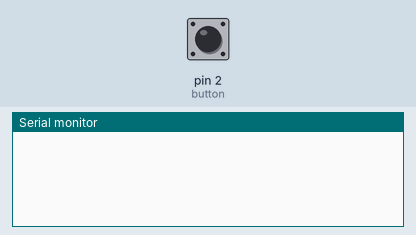
The sketch below on a simulated Arduino Uno, built with avr-gcc and run on an emulated ATmega328P. Shown: the last lines printed to the serial monitor. The test bench sets the inputs (shaded band); at power-on: pin 2 (button) HIGH.

Above: at 1.2 s.
1.3 s: pin 2 (button) pulled LOW for 0.15 s
At 2.5 s:
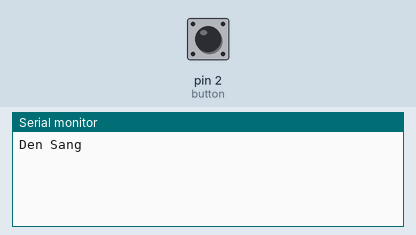
2.9 s: pin 2 (button) pulled LOW for 1 s
At 3.8 s:
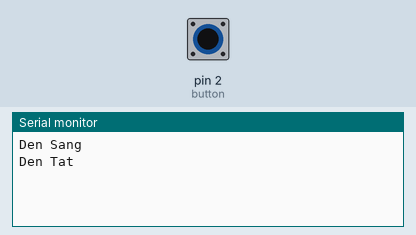

Measured:
- after the input at 1.3 s, the serial monitor: prints a new line at once (image 1)
- after the input at 2.9 s, the serial monitor: prints a new line at once (image 2)

The sketch:

Button.ino
```cpp
int button = 2;
int status = 0;
void setup() {
  // put your setup code here, to run once:
  pinMode(button,INPUT_PULLUP);
  Serial.begin(9600);
}

void loop()
{
  // put your main code here, to run repeatedly:
  if(digitalRead(button)==LOW)
  {
    delay(20);
    if(digitalRead(button)==LOW)
    {
      if(status == 0)
      {
        status = 1;
        Serial.println("Den Sang");
      }
      else
      {
        status = 0;
        Serial.println("Den Tat");
      }
      while(digitalRead(button)==LOW);
    }
  }
}
```
